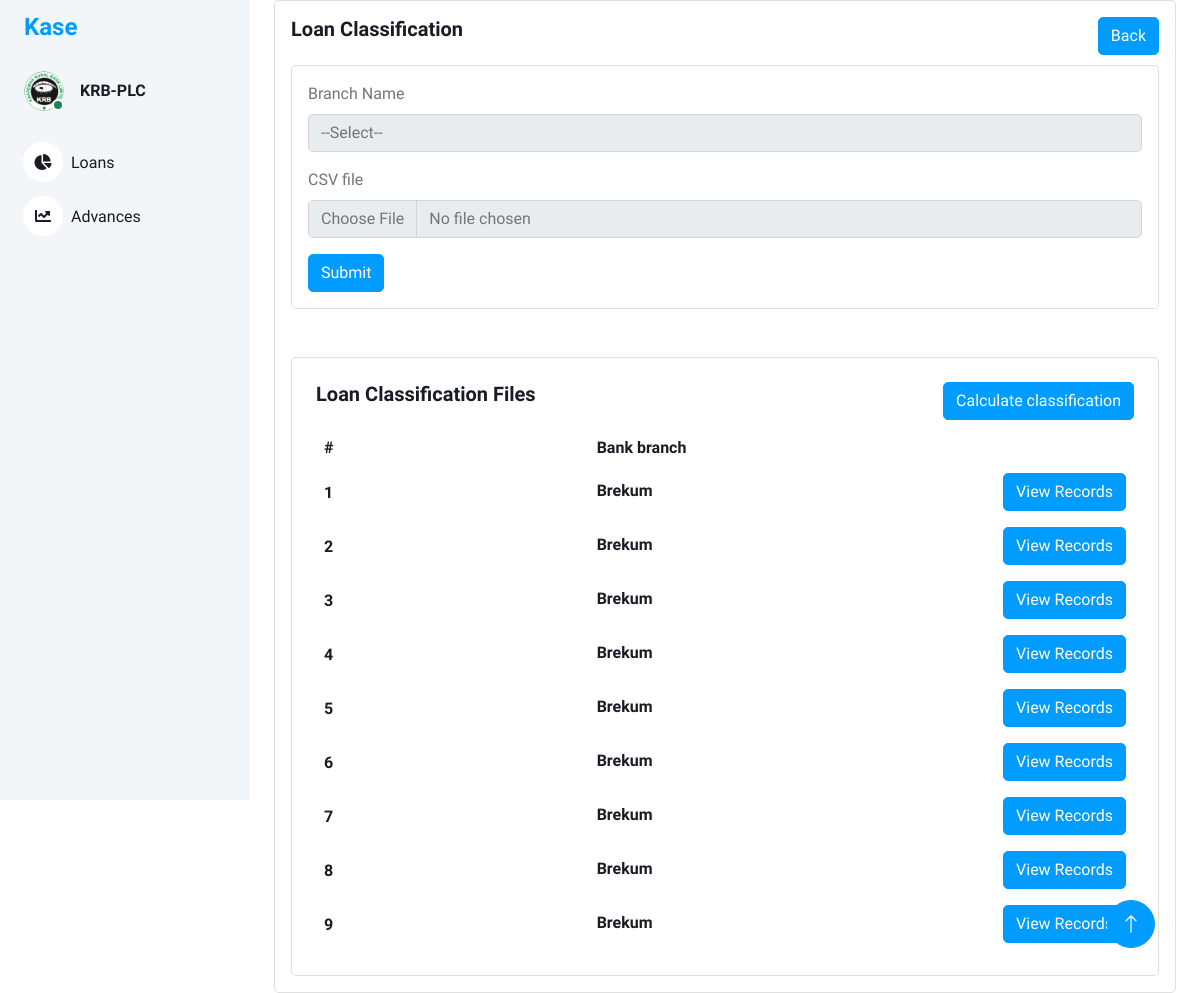
The app's page /loan_classification_uploads, older data.
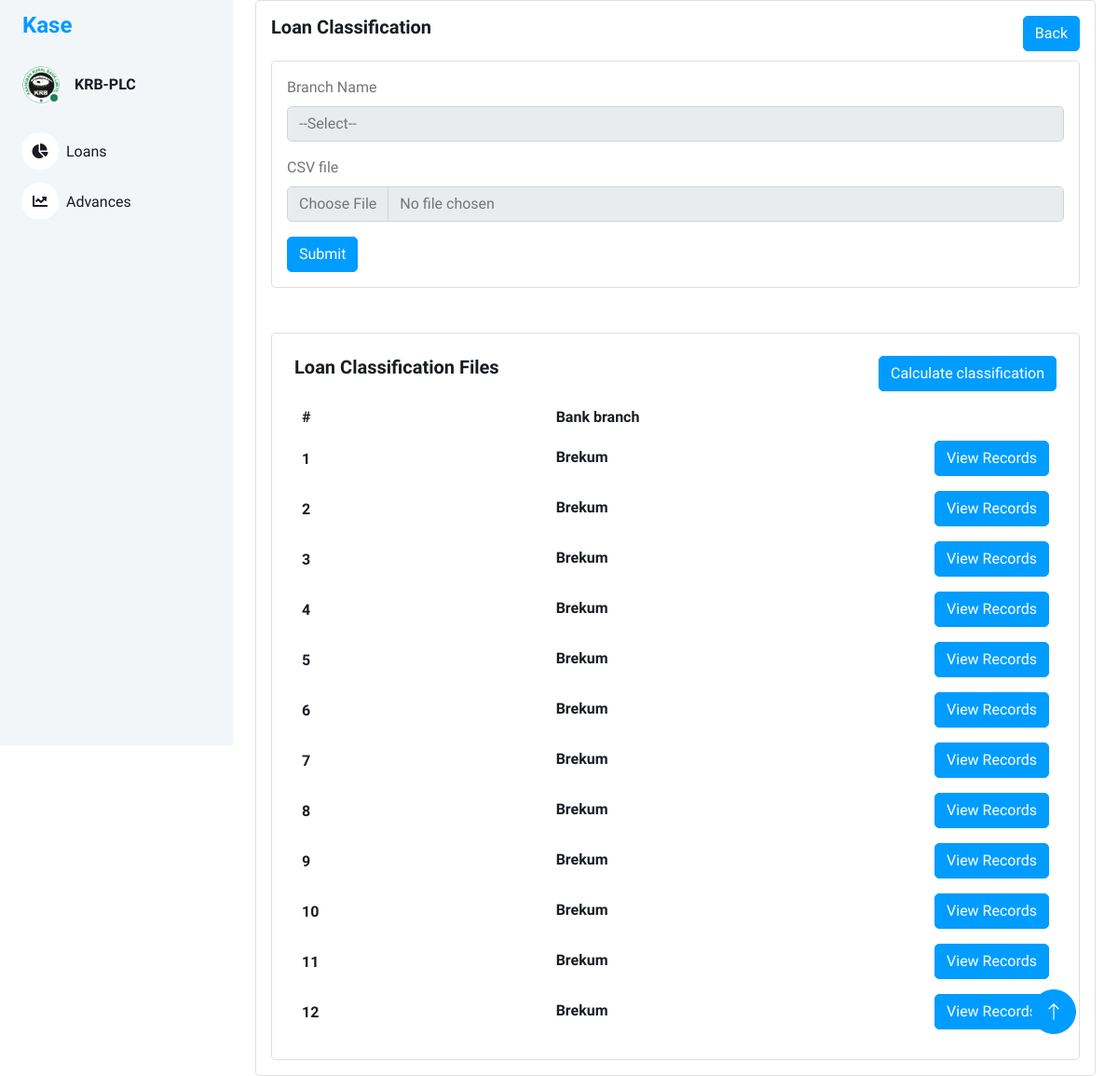
The same page, newer data.
### models/loan_classification_files.py (models this page shows, shortened)
class LoanClassificationFiles(db.Model):
    id = db.Column(db.Integer, primary_key=True)
    branch_name = db.Column(db.String(100), nullable=False)
    loan_class_id = db.Column(db.String(100), nullable=True)
    filename = db.Column(db.String(100), nullable=True)

### views/loan_classification.py (the view)
@bp.route('/loan_classification_uploads')
def loan_classification_uploads():
    loan_classification_uploads = LoanClassificationFiles.query.all()  # Retrieve all loan classifications from the database
    serialized_loan_classification_uploads = []
    for classification in loan_classification_uploads:
        serialized_loan_classification_uploads.append({
            'id': classification.id,
            'branch_name': classification.branch_name,
        })
    return render_template('loan_classification_uploads.html',loan_class_uploads=serialized_loan_classification_uploads)

### templates/loan_classification_uploads.html (shortened to what this page needs)
<!DOCTYPE html>
<html lang="en">
<head>
    <link href="https://cdnjs.cloudflare.com/ajax/libs/font-awesome/5.10.0/css/all.min.css" rel="stylesheet">
    <link href="https://cdn.jsdelivr.net/npm/bootstrap-icons@1.4.1/font/bootstrap-icons.css" rel="stylesheet">
    <link href="{{ url_for('static', filename='lib/owlcarousel/assets/owl.carousel.min.css') }}" rel="stylesheet">
    <link href="{{ url_for('static', filename='lib/tempusdominus/css/tempusdominus-bootstrap-4.min.css') }}"
        rel="stylesheet" />
    <link href="{{ url_for('static',filename='css/bootstrap.min.css') }}" rel="stylesheet">
    <link href="{{ url_for('static', filename='css/style.css') }}" rel="stylesheet">
</head>
<body>
    <div class="container-xxl position-relative bg-white d-flex p-0">
        <div class="sidebar pe-4 pb-3">
            <nav class="navbar bg-light navbar-light">
                <a href="{{ url_for('main.index') }}" class="navbar-brand mx-4 mb-3">
                    <h4 class="text-primary">Kase</h4>
                </a>
                <div class="d-flex align-items-center ms-4 mb-4">
                    <div class="position-relative">
                        <img class="rounded-circle" src="{{ url_for('static',filename='img/krblogoBig.png') }}" alt=""
                            style="width: 40px; height: 40px;">
                        <div
                            class="bg-success rounded-circle border border-2 border-white position-absolute end-0 bottom-0 p-1">
                        </div>
                    </div>
                    <div class="ms-3">
                        <h6 class="mb-0">KRB-PLC</h6>
                    </div>
                </div>
                <div class="navbar-nav w-100">
                    <a href="{{ url_for('main.index') }}" class="nav-item nav-link"><i
                            class="fa fa-chart-pie me-2"></i>Loans
                    </a>
                    <a href="{{ url_for('returns.returns') }}" class="nav-item nav-link"><i
                            class="fa fa-chart-line me-2"></i>Advances</a>
                </div>
            </nav>
        </div>
        <div class="content">
            <div class="container-fluid">
                <div class="container-fluid">
                    <div class="card">
                        <div class="card-body">
                             <div class="d-flex justify-content-between">
                                        <div>
                                            <h5 class="card-title fw-semibold mb-4">Loan Classification</h5>
                                        </div>
                                        <div>
                                            <a href="{{ url_for('main.index')}}" class="btn btn-primary">Back</a>
                                        </div>
                                    </div>
                            <div class="card">
                                <div class="card-body ">
                                    <form method="post" action="{{ url_for('loan_classification.loan_file_upload') }}" enctype="multipart/form-data">
                                        <div class="mb-3">
                                            <label for="loanClassName" class="form-label">Branch Name</label>
                                            <select class="form-control" name="branchName" id="branchName" >
                                                <option selected disabled>--Select--</option>
                                            </select>
                                        </div>
                                        <div class="mb-3">
                                            <label for="loanClassDesc"  class="form-label">CSV file</label>
                                            <input type="file" class="form-control" name="loanFile" id="loanFile">
                                        </div>
                                        <button type="submit" class="btn btn-primary">Submit</button>
                                    </form>
                                </div>
                            </div>
                            <br>
                            <br>
                            <div class="card w-100">
                                <div class="card-body p-4">
                                    <div class="d-flex justify-content-between">
                                        <div>
                                            <h5 class="card-title fw-semibold mb-4">Loan Classification Files </h5>
                                        </div>
                                        <div>
                                            <a  class="btn btn-primary">Calculate classification</a>
                                        </div>
                                    </div>
                                    <div class="table-responsive">
                                        <table class="table table-auto text-nowrap mb-0 align-middle">
                                            <thead class="text-dark fs-4">
                                                <tr>
                                                    <th class="border-bottom-0 col">
                                                        <h6 class="fw-semibold mb-0">#</h6>
                                                    </th>
                                                    <th class="border-bottom-0 col">
                                                        <h6 class="fw-semibold mb-0">Bank branch</h6>
                                                    </th>
                                                    <th class="border-bottom-0 col">
                                                    </th>
                                                </tr>
                                            </thead>
                                            <tbody>
                                                {% for classification in loan_class_uploads %}
                                                <tr>
                                                    <td class="border-bottom-0">
                                                        <h6 class="fw-semibold mb-0">{{ classification.id }}</h6>
                                                    </td>
                                                    <td class="border-bottom-0">
                                                        <h6 class="fw-semibold mb-1">{{ classification.branch_name }}</h6>
                                                    </td>
                                                    <td class="border-bottom-0">
                                                        <a  class="btn btn-primary">View Records</a>
                                                    </td>
                                                </tr>
                                                {% endfor %}
                                            </tbody>
                                        </table>
                                    </div>
                                </div>
                            </div>
                        </div>
                    </div>
                </div>
            </div>
            <a href="#" class="btn btn-lg btn-primary btn-lg-square back-to-top"><i class="bi bi-arrow-up"></i></a>
        </div>
    </div>
</body>
</html>

### static/css/style.css (style rules this page uses)
:root { --primary: #009CFF; --light: #F3F6F9; --dark: #191C24; }
.back-to-top { position: fixed; display: none; right: 45px; bottom: 45px; z-index: 99; }
.btn { transition: .5s; }
.btn.btn-primary { color: #FFFFFF; }
.btn-lg-square { width: 48px; height: 48px; }
.btn-square, .btn-sm-square, .btn-lg-square { padding: 0; display: inline-flex; align-items: center; justify-content: center; font-weight: normal; border-radius: 50px; }
.sidebar { position: fixed; top: 0; left: 0; bottom: 0; width: 250px; height: 100vh; overflow-y: auto; background: var(--light); transition: 0.5s; z-index: 999; }
.content { margin-left: 250px; min-height: 100vh; background: #FFFFFF; transition: 0.5s; }
@media (min-width: 992px) { .sidebar { margin-left: 0; } }
@media (min-width: 992px) { .content { width: calc(100% - 250px); } }
.sidebar .navbar .navbar-nav .nav-link { padding: 7px 20px; color: var(--dark); font-weight: 500; border-left: 3px solid var(--light); border-radius: 0 30px 30px 0; outline: none; }
.sidebar .navbar .navbar-nav .nav-link i { width: 40px; height: 40px; display: inline-flex; align-items: center; justify-content: center; background: #FFFFFF; border-radius: 40px; }

### templates/loan_classification_uploads.html (style rules this page uses)
table { width: 100%; table-layout: fixed; }
table th:nth-child(3), table td:nth-child(3) { text-align:right; }

Row changes from the older to the newer data that the page shows:
added LoanClassificationFiles: id "10", branch_name "Brekum"
added LoanClassificationFiles: id "11", branch_name "Brekum"
added LoanClassificationFiles: id "12", branch_name "Brekum"
